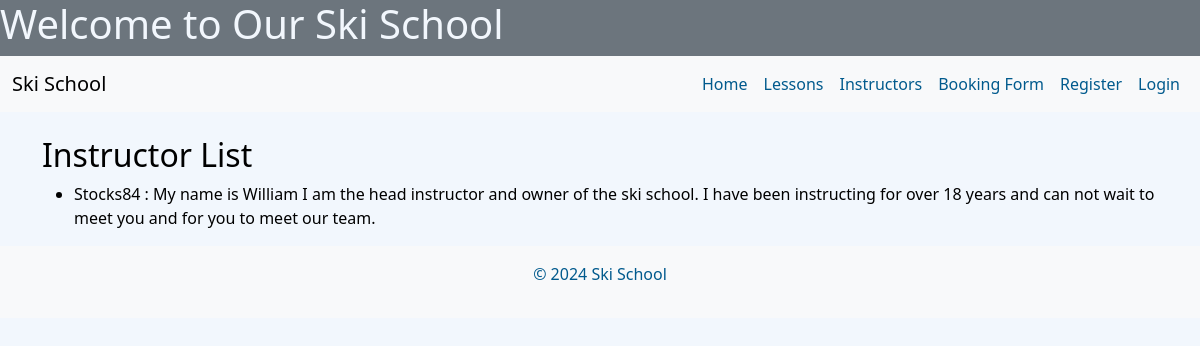
The page /instructors/ on the database its author committed.
### booking/models.py (models this page shows)
class Instructor(models.Model):
    user = models.OneToOneField(User, on_delete=models.CASCADE)
    bio = models.TextField(blank=True)
    def __str__(self):
        return self.user.username

### booking/views.py (the view)
# urls.py: path('instructors/', views.instructor_list, name='instructor_list'),
def instructor_list(request):
    instructors = Instructor.objects.all()  # Retrieve all instructors from the database
    return render(request, 'booking/instructor_list.html', {'instructors': instructors})

### booking/templates/booking/instructor_list.html (shortened to what this page needs)
{% extends 'booking/base.html' %}
{% block content %}
    <h2>Instructor List</h2>
    <ul>
        {% for instructor in instructors %}
            <li>{{ instructor }} : {{ instructor.bio }} </li>
        {% endfor %}
    </ul>
{% endblock %}

### static/css/styles.css (style rules this page uses)
body { background-color: #f2f7fd; color: #000; }
body, html { height: 100%; margin: 0; padding: 0; }

### rows shown on the page
Instructor: user.username "Stocks84", bio "My name is William I am the head instructor and owner of the ski school. I have been instructing for over 18 years and can not wait to meet you and for you to meet our team."
